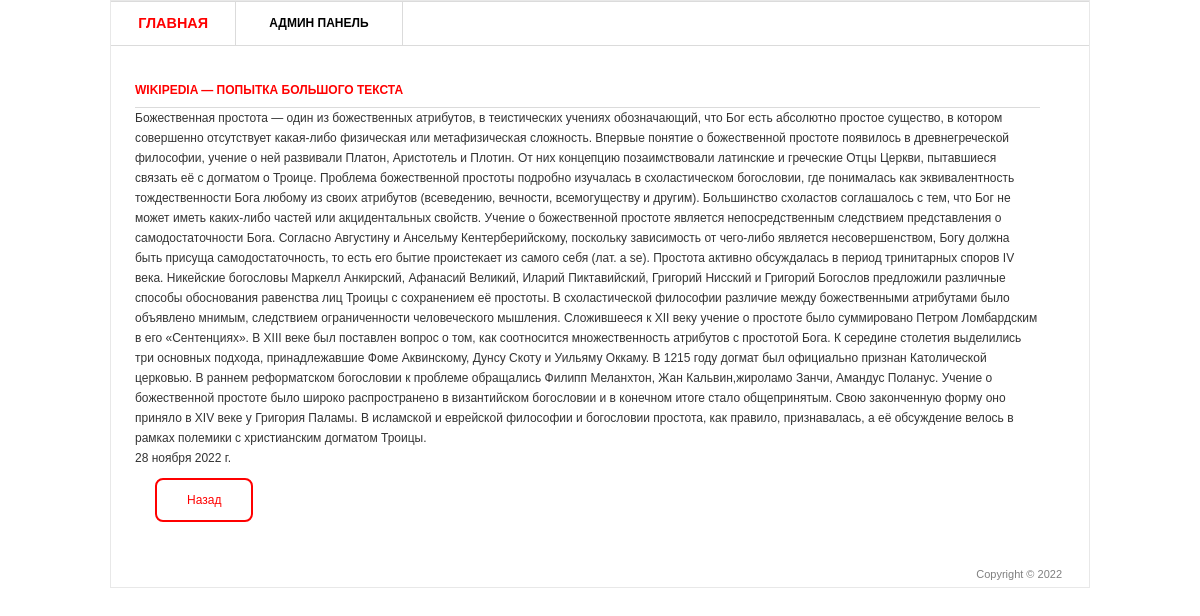
The page /10 on the database its author committed.
### blog/models.py (models this page shows, shortened)
class Post(models.Model):
    title = models.CharField( 'Заголовок записи', max_length=44)
    descriptions = models.TextField('Текст записи')
    author = models.CharField('Имя автора', max_length=40)
    date = models.DateField('Дата публикации')
    image = models.ImageField('Изображение', upload_to='image/%Y', default='image/pass.jpg')
    class Meta:
        verbose_name = 'Запись'
        verbose_name_plural = 'Записи'

### blog/views.py (the view)
# urls.py: path('<int:pk>', views.PostDetailView.as_view(), name='post-detail'),
class PostDetailView(DetailView):
    model = Post
    template_name = 'blog/post.html'
    context_obj_name = 'post'

### templates/blog/post.html (shortened to what this page needs)
{% extends 'blog/layout_post.html' %}
    {% block content %}
        <h3 id="detail">{{post.author}} — {{post.title}}</h3>
        <p>{{post.descriptions}}</p>
        <p>{{post.date}}</p>
    {% endblock %}

### static/css/style.css (style rules this page uses)
* { margin: 0; padding: 0; outline:0; }
body { font-size: 12px; line-height: 20px; font-family: Georgia, Arial, Helvetica, Sans-Serif; color: #333; background: url() repeat 0 0; }
#main_2 h3 { font-size: 12px; line-height: 15px; color: #ff0000; text-transform: uppercase; border-bottom: 1px solid #dbdbdb; padding: 0 0 9px 0; }

### rows shown on the page
Post: author "WIKIPEDIA", title "ПОПЫТКА БОЛЬШОГО ТЕКСТА", descriptions "Божественная простота — один из божественных атрибутов, в теистических учениях обозначающий, что Бог есть абсолютно простое существо, в котором совершенно отсутствует какая-либо физическая или метафизическая сложность. Впервые понятие о божественной простоте появилось в древнегреческой философии, учение о ней развивали Платон, Аристотель и Плотин. От них концепцию позаимствовали латинские и греческие Отцы Церкви, пытавшиеся связать её с догматом о Троице. Проблема божественной простоты подробно изучалась в схоластическом богословии, где понималась как эквивалентность тождественности Бога любому из своих атрибутов (всеведению, вечности, всемогуществу и другим). Большинство схоластов…", date "28 ноября 2022 г."
